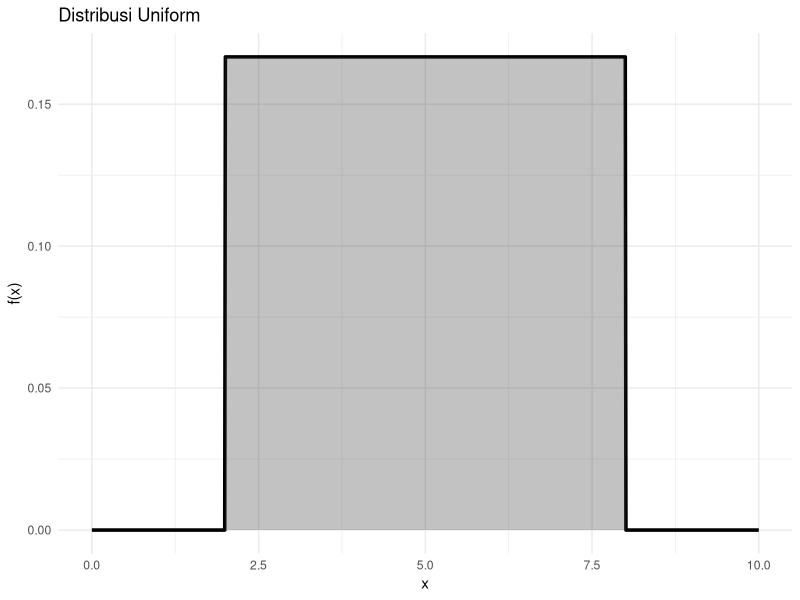
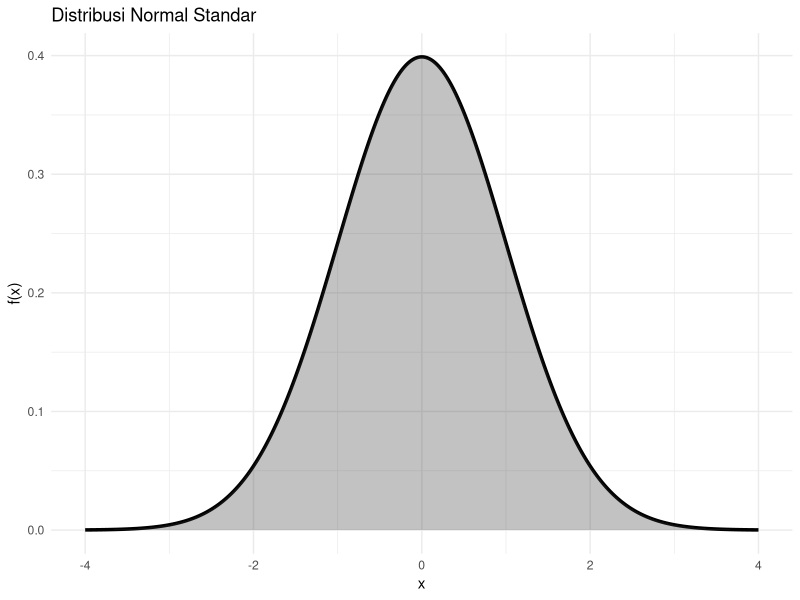
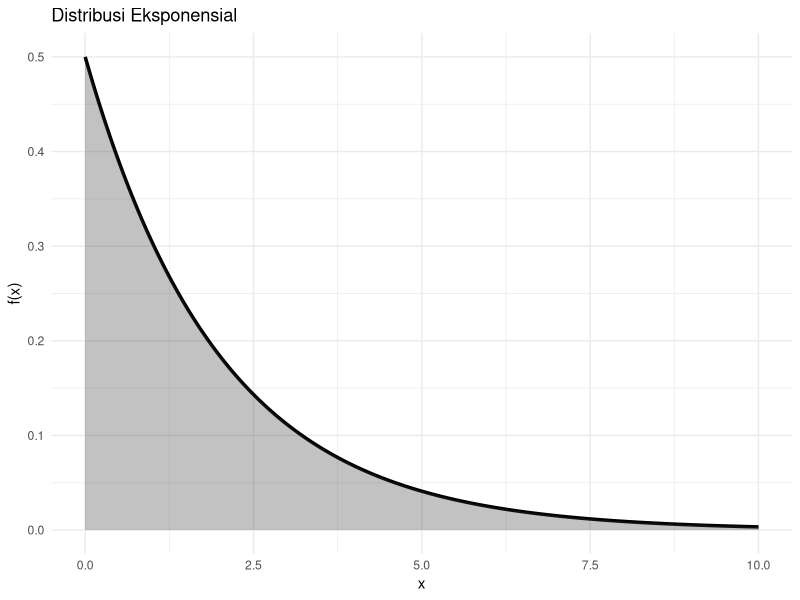

These figures' R source, in order:
## ---- chunk 1
library(ggplot2)

x <- seq(0,10,length.out=1000)
y <- dunif(x, min=2, max=8)

df <- data.frame(x,y)

ggplot(df, aes(x,y)) +
  geom_line(linewidth=1.2) +
  geom_area(alpha=0.3) +
  labs(
    title = "Distribusi Uniform",
    x = "x",
    y = "f(x)"
  ) +
  theme_minimal()
## ---- chunk 2
library(ggplot2)

x <- seq(-4,4,length.out=1000)
y <- dnorm(x, mean=0, sd=1)

df <- data.frame(x,y)

ggplot(df, aes(x,y)) +
  geom_line(linewidth=1.2) +
  geom_area(alpha=0.3) +
  labs(
    title = "Distribusi Normal Standar",
    x = "x",
    y = "f(x)"
  ) +
  theme_minimal()
## ---- chunk 3
library(ggplot2)

x <- seq(0,10,length.out=1000)
y <- dexp(x, rate=0.5)

df <- data.frame(x,y)

ggplot(df, aes(x,y)) +
  geom_line(linewidth=1.2) +
  geom_area(alpha=0.3) +
  labs(
    title = "Distribusi Eksponensial",
    x = "x",
    y = "f(x)"
  ) +
  theme_minimal()
